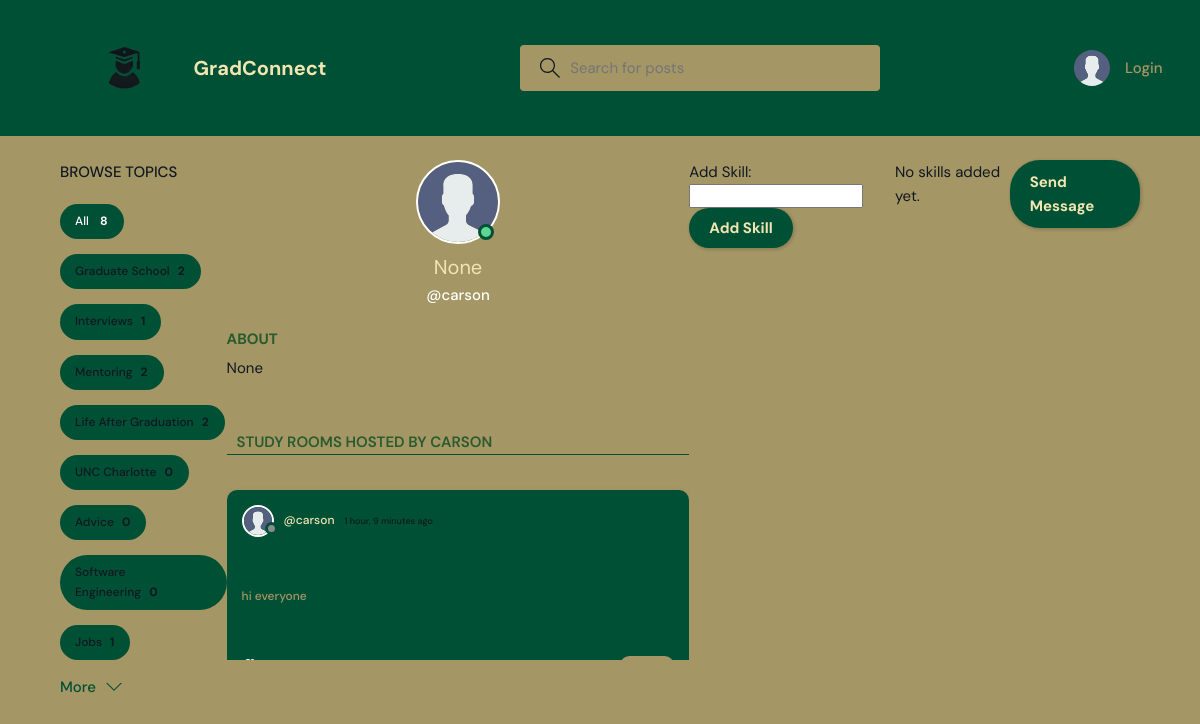
/profile/17/, run on the app's committed database.
### base/models.py (models this page shows, shortened)
class Topic(models.Model):
    name = models.CharField(max_length=200)

class User(AbstractUser):
    name = models.CharField(max_length=200, null=True)
    email = models.EmailField(unique=True, null=True)
    bio = models.TextField(null=True)
    skills = models.ManyToManyField(Skill, related_name="users", blank=True)
    avatar = models.ImageField(null=True, default="avatar.svg")
    USERNAME_FIELD = 'email'
    REQUIRED_FIELDS = ['username']

class Room(models.Model):
    host = models.ForeignKey(User, on_delete=models.SET_NULL, null=True)
    topic = models.ForeignKey(Topic, on_delete=models.SET_NULL, null=True)
    name = models.CharField(max_length=200)
    description = models.TextField(null=True, blank=True)
    participants = models.ManyToManyField(
        User, related_name='participants', blank=True)
    updated = models.DateTimeField(auto_now=True)
    created = models.DateTimeField(auto_now_add=True)
    class Meta:
        ordering = ['-updated', '-created']

### base/views.py (the view, shortened to what this page needs)
# urls.py: path('profile/<str:pk>/', views.userProfile, name="user-profile"),
def userProfile(request, pk):
    user = User.objects.get(id=pk)
    rooms = user.room_set.all()
    room_messages = user.message_set.all()
    topics = Topic.objects.all()
    skills = user.skills.all()
    add_skill_form = AddSkillForm()
    context = {'user': user, 'rooms': rooms,
               'room_messages': room_messages, 'topics': topics, 'skills': skills, 'add_skill_form': add_skill_form,}
    return render(request, 'base/profile.html', context)

### base/forms.py (shortened to what this page needs)
class AddSkillForm(forms.Form):
    skill_name = forms.CharField(max_length=200, label="Add Skill", required=True)

### base/templates/base/profile.html (shortened to what this page needs)
{% extends 'main.html' %}
{% block content %}
<main class="profile-page layout layout--3">
  <div class="container">
    {% include 'base/topics_component.html' %}
    <div class="roomList">
      <div class="profile">
        <div class="profile__avatar">
          <div class="avatar avatar--large active">
            <img src="{{user.avatar.url}}" />
          </div>
        </div>
        <div class="profile__info">
          <h3>{{user.name}}</h3>
          <p>@{{user.username}}</p>
        </div>
        <div class="profile__about">
          <h3>About</h3>
          <p>
            {{user.bio}}
          </p>
        </div>
      </div>
      <div class="roomList__header">
        <div>
          <h2>Study Rooms Hosted by {{user.username}}</a>
          </h2>
        </div>
      </div>
      {% include 'base/feed_component.html' %}
    </div>
    <form method="POST">
      {{ add_skill_form.as_p }}
      <button type="submit" class="btn btn--main">Add Skill</button>
    </form>
    <ul class="skills-list">
      {% for skill in skills %}
        <li>
          {{ skill.name }}
          <a href="{% url 'remove_skill' skill.id %}" class="remove-skill">×</a>
        </li>
      {% empty %}
        <p>No skills added yet.</p>
      {% endfor %}
    </ul>
    <a href="{% url 'send_direct_message' recipient_id=user.id %}" class="btn btn--main">Send Message</a>
  </div>
</main>
{% endblock content %}

### base/templates/base/topics_component.html
<div class="topics">
    <div class="topics__header">
        <h2>Browse Topics</h2>
    </div>
    <ul class="topics__list">
        <li>
            <a href="{% url 'home' %}" class="active">All <span>{{topics.count}}</span></a>
        </li>
        {% for topic in topics %}
        <li>
            <a href="{% url 'home' %}?q={{topic.name}}">{{topic.name}}<span>{{topic.room_set.all.count}}</span></a>
        </li>
        {% endfor %}
    </ul>
    <a class="btn btn--link" href="{% url 'topics' %}">
        More
        <svg version="1.1" xmlns="http://www.w3.org/2000/svg" width="32" height="32" viewBox="0 0 32 32">
            <title>chevron-down</title>
            <path d="M16 21l-13-13h-3l16 16 16-16h-3l-13 13z"></path>
        </svg>
    </a>
</div>

### base/templates/base/feed_component.html (shortened to what this page needs)
{% for room in rooms %}
<div class="roomListRoom">
    <div class="roomListRoom__header">
        <a href="{% url 'user-profile' room.host.id %}" class="roomListRoom__author">
            <div class="avatar avatar--small">
                <img src="{{room.host.avatar.url}}" />
            </div>
            <span>@{{room.host.username}}</span>
            <span class="roomListRoom__timestamp">{{room.created|timesince}} ago</span>
        </a>
    </div>
    <div class="roomListRoom__content">
        <a href="{% url 'room' room.id %}">{{room.name}}</a>
    </div>
    <div class="roomListRoom__meta">
        <a href="{% url 'room' room.id %}" class="roomListRoom__joined">
        </a>
        <p class="roomListRoom__topic">{{room.topic.name}}</p>
    </div>
</div>
{% endfor %}

### data on the page
Topic: name "Graduate School", room_set.all.count "2"
Topic: name "Interviews", room_set.all.count "1"
Topic: name "Mentoring", room_set.all.count "2"
Topic: name "Life After Graduation", room_set.all.count "2"
Topic: name "UNC Charlotte", room_set.all.count "0"
Topic: name "Advice", room_set.all.count "0"
Topic: name "Software Engineering", room_set.all.count "0"
Topic: name "Jobs", room_set.all.count "1"
User: avatar (placeholder picture), name "None", username "carson", bio "None", username "CARSON"
Room: host.avatar (placeholder picture), host.username "carson", created "1 hour, 9 minutes", name "hi everyone"

### other printed values
{{ topics.count }} "8"
